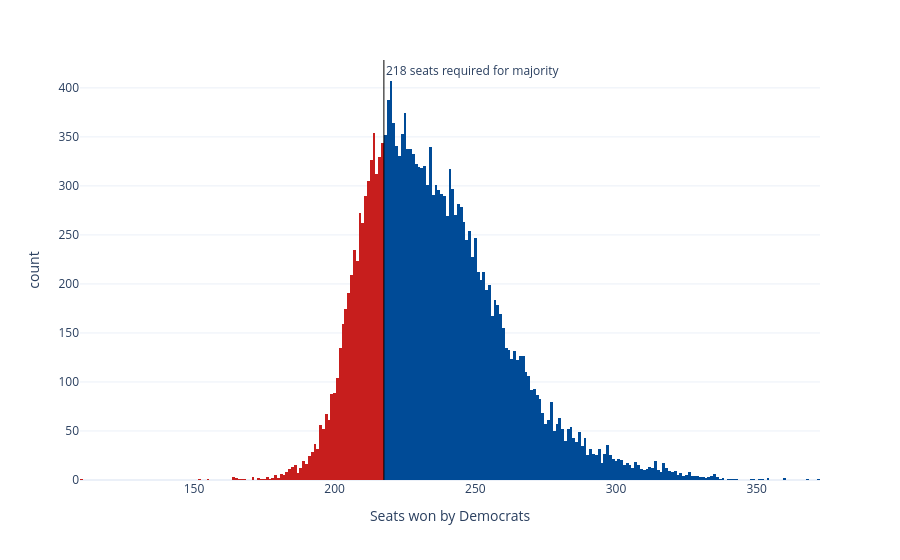

Source (notebook cell):
### Code cell
sims_hist = px.histogram(seat_sims, x='seats', nbins=np.unique(seat_sims['seats']).shape[0]*2, color='winner',
                         color_discrete_map={'Democrats': '#004b97', 'Republicans': '#c71e1d'},
                         labels={'seats':'Seats won by Democrats', 'winner': 'Winner'}, template='plotly_white')
sims_hist.update_traces(showlegend=False)
sims_hist.add_vline(x=217.5, line_width=1, line_color='black', annotation_text='218 seats required for majority', 
                    annotation_position='top right')
sims_hist

### Figure 1 — Plotly figure (JSON) as saved in the notebook; plotly's stock layout.template omitted (floating-point values rounded to 4 significant figures; data arrays with more than 128 entries replaced by an {"elided": "..."} marker saying what was removed)
{"data": [{"bingroup": "x", "hovertemplate": "Winner=Democrats<br>Seats won by Democrats=%{x}<br>count=%{y}<extra></extra>", "legendgroup": "Democrats", "marker": {"color": "#004b97", "pattern": {"shape": ""}}, "name": "Democrats", "nbinsx": 374, "orientation": "v", "showlegend": false, "type": "histogram", "x": {"elided": "15098 int values"}, "xaxis": "x", "yaxis": "y"}, {"bingroup": "x", "hovertemplate": "Winner=Republicans<br>Seats won by Democrats=%{x}<br>count=%{y}<extra></extra>", "legendgroup": "Republicans", "marker": {"color": "#c71e1d", "pattern": {"shape": ""}}, "name": "Republicans", "nbinsx": 374, "orientation": "v", "showlegend": false, "type": "histogram", "x": {"elided": "4902 int values"}, "xaxis": "x", "yaxis": "y"}], "layout": {"annotations": [{"showarrow": false, "text": "218 seats required for majority", "x": 217.5, "xanchor": "left", "xref": "x", "y": 1, "yanchor": "top", "yref": "y domain"}], "barmode": "relative", "legend": {"title": {"text": "Winner"}, "tracegroupgap": 0}, "margin": {"t": 60}, "shapes": [{"line": {"color": "black", "width": 1}, "type": "line", "x0": 217.5, "x1": 217.5, "xref": "x", "y0": 0, "y1": 1, "yref": "y domain"}], "xaxis": {"anchor": "y", "domain": [0, 1], "title": {"text": "Seats won by Democrats"}}, "yaxis": {"anchor": "x", "domain": [0, 1], "title": {"text": "count"}}}}
